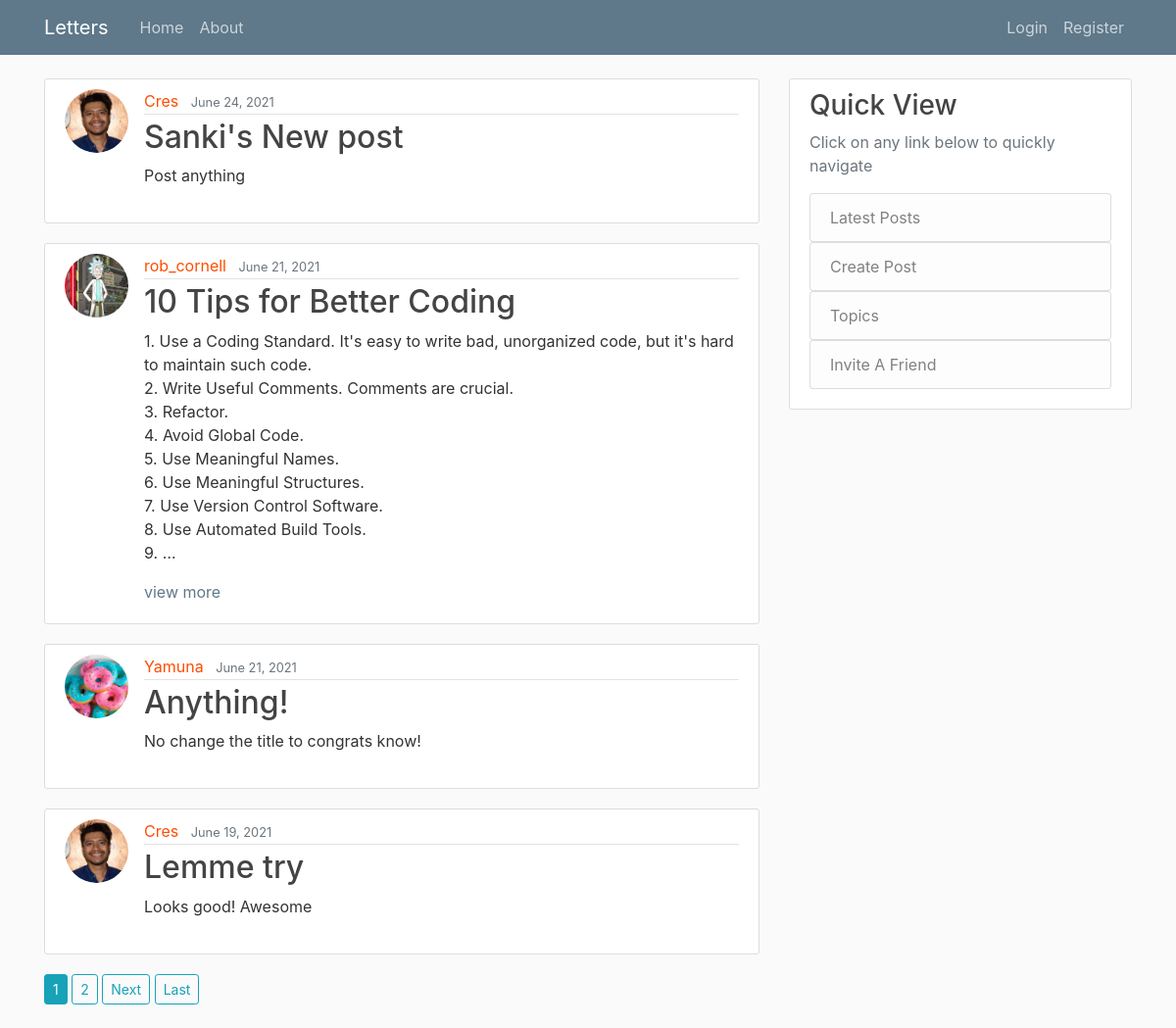
The app's page /, older data.
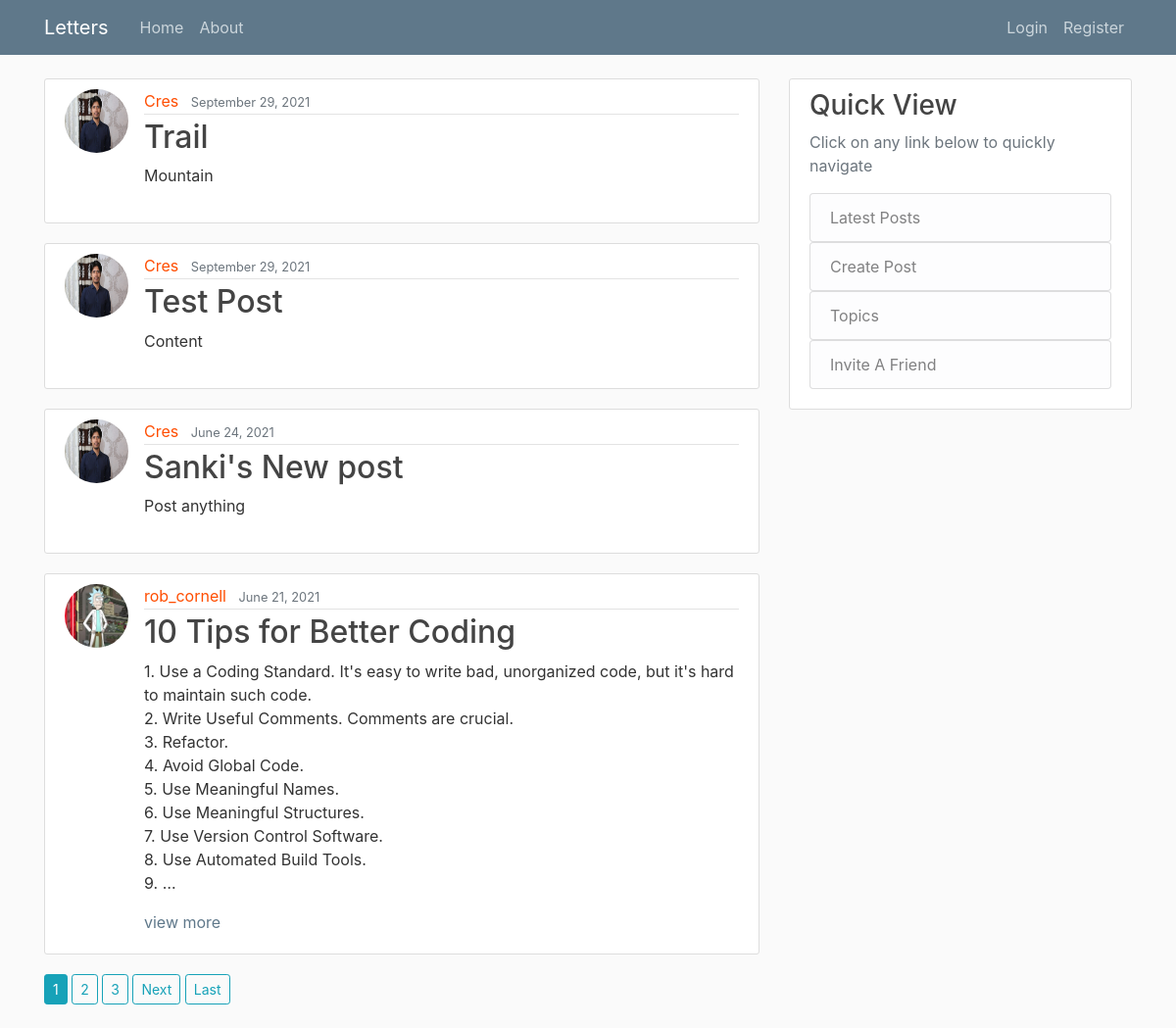
The same page, newer data.
### blog/models.py (models this page shows, shortened)
class Post(models.Model):
    title = models.CharField(max_length=100)
    content = models.TextField()
    date_posted = models.DateTimeField(default=timezone.now)
    author = models.ForeignKey(User, on_delete=models.CASCADE)

### users/models.py (models this page shows, shortened)
class Profile(models.Model):
    user = models.OneToOneField(User, on_delete=models.CASCADE)
    image = models.ImageField(default='default.jpg', upload_to='profile_pics')
    dob = models.CharField(default='', max_length=10, null=True)
    first_name = models.TextField(default='')
    last_name = models.TextField(default='')

### blog/views.py (the view)
# urls.py: path('', PostListView.as_view(), name='blog-home'),
class PostListView(ListView):
    model = Post
    template_name = 'blog/home.html'  # <app>/<model>_<view_type>.html
    context_object_name = 'posts'
    ordering = ['-date_posted']
    paginate_by = 4

### blog/templates/blog/home.html (shortened to what this page needs)
{% extends "blog/base.html" %}
{% block content %}
    {% for post in posts %}
        <article class="media content-section">
            <a href="{% url 'profile' %}"><img class="rounded-circle article-img" src="{{ post.author.profile.image.url }}"></a>
          <div class="media-body">
            <div class="article-metadata">
              <a class="mr-2" href="{% url 'user-posts' post.author.username %}">{{ post.author }}</a>
              <small class="text-muted">{{ post.date_posted|date:"F d, Y" }}</small>
            </div>
            <h2><a class="article-title" href="{% url 'post-detail' post.id %}">{{ post.title }}</a></h2>
              {% with post.content|length as string_length %}
                {% if string_length >= 200 %}
                    <p class="article-content">{{ post.content|linebreaksbr|truncatewords:50}}</p>
                    <a class="view-more" href="{% url 'post-detail' post.id %}">view more</a>
                {% else %}
                    <p class="article-content">{{ post.content }}</p>
                {% endif %}
              {% endwith %}
          </div>
        </article>
    {% endfor %}
    {% if is_paginated %}
        {% for num in page_obj.paginator.page_range %}
            {% if page_obj.number == num %}
                <a href="?page={{ num }}" class="btn btn-sm btn-info mb-4">{{ num }}</a>
            {% elif num > page_obj.number|add:-3 and num < page_obj.number|add:3 %}
                <a href="?page={{ num }}" class="btn btn-sm btn-outline-info mb-4">{{ num }}</a>
            {% endif %}
        {% endfor %}
        {% if page_obj.has_next %}
            <a href="?page={{ page_obj.next_page_number }}" class="btn btn-sm btn-outline-info mb-4">Next</a>
            <a href="?page={{ page_obj.paginator.num_pages }}" class="btn btn-sm btn-outline-info mb-4">Last</a>
        {% endif %}
    {% endif %}
{% endblock content %}

Row changes from the older to the newer data that the page shows:
no longer on this page (row unchanged): Post: author.profile.image (picture), author "Yamuna", date_posted "June 21, 2021", title "Anything!", content "No change the title to congrats know!"
no longer on this page (row unchanged): Post: author.profile.image (picture), author "Cres", date_posted "June 19, 2021", title "Lemme try", content "Looks good! Awesome"
added Post: author.profile.image (picture), author "Cres", date_posted "September 29, 2021", title "Trail", content "Mountain"
added Post: author.profile.image (picture), author "Cres", date_posted "September 29, 2021", title "Test Post", content "Content"
changed through a linked row, Post "Sanki's New post": author.profile.image: a different picture
Text that changed along with them:
new list line: "3"
